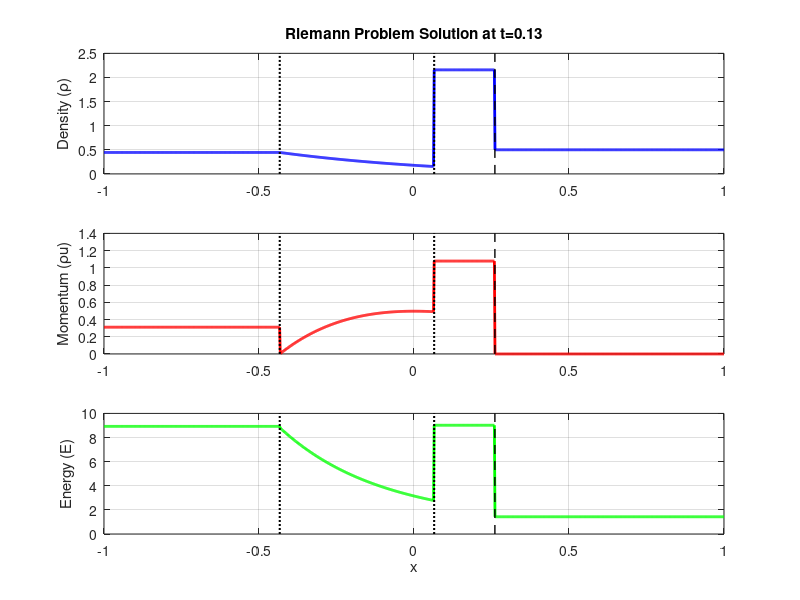

MATLAB code to generate this figure:
function plot_riemann_solution()
    % 参数设置
    gamma = 1.4;
    t = 0.13;  % 表格N3单元格的值
    
    % 左右状态初始值（B4-B6和E4-E6）
    rho_L = 0.445; m_L = 0.311; E_L = 8.928;
    rho_R = 0.5;   m_R = 0.0;   E_R = 1.4275;
    
    % 计算中间状态（根据表格中的迭代结果）
    % 这里使用表格A25:A26的迭代值，取平均值作为最终解
    p_star = 3.5;  % 根据表格G24=0时的压力值
    u_star = 0.5;  % 界面速度
    
    % 计算各区域解（根据Rankine-Hugoniot条件和等熵关系）
    x = linspace(-1, 1, 1000);
    
    % 1. 左状态区 (x < -a_L*t)
    a_L = sqrt(gamma*(gamma-1)*(E_L-0.5*m_L^2/rho_L)/rho_L);
    left_region = x < -a_L*t;
    
    % 2. 左膨胀波区 (-a_L*t < x < u_star*t)
    % 使用特征线法求解膨胀波
    expansion_region = (x >= -a_L*t) & (x < u_star*t);
    u_expansion = 2/(gamma+1)*(x(expansion_region)/t + a_L);
    a_expansion = a_L - (gamma-1)/2*u_expansion;
    rho_expansion = rho_L*(a_expansion/a_L).^(2/(gamma-1));
    p_expansion = (gamma-1)*(E_L-0.5*m_L^2/rho_L)*(rho_expansion/rho_L).^gamma;
    
    % 3. 中间状态区 (u_star*t < x < u_star*t + shock_speed*t)
    % 使用激波关系计算右激波
    [rho_star_R, p_star_R] = shock_relations(rho_R, (gamma-1)*(E_R-0.5*m_R^2/rho_R), p_star, gamma);
    shock_speed = u_star + sqrt(gamma*p_star/rho_star_R);  % 激波速度
    
    middle_region = (x >= u_star*t) & (x < shock_speed*t);
    
    % 4. 右激波区 (x > shock_speed*t)
    right_region = x >= shock_speed*t;
    
    % 构建完整解
    rho = zeros(size(x));
    u = zeros(size(x));
    p = zeros(size(x));
    
    % 填充各区域值
    rho(left_region) = rho_L;
    u(left_region) = m_L/rho_L;
    p(left_region) = (gamma-1)*(E_L-0.5*m_L^2/rho_L);
    
    rho(expansion_region) = rho_expansion;
    u(expansion_region) = u_expansion;
    p(expansion_region) = p_expansion;
    
    rho(middle_region) = rho_star_R;
    u(middle_region) = u_star;
    p(middle_region) = p_star;
    
    rho(right_region) = rho_R;
    u(right_region) = m_R/rho_R;
    p(right_region) = (gamma-1)*(E_R-0.5*m_R^2/rho_R);
    
    % 计算其他变量
    m = rho .* u;
    E = p./(gamma-1) + 0.5*rho.*u.^2;
    
    % 绘图（按Excel中的图表样式）
    figure('Position', [100, 100, 800, 900])
    
    % 1. 密度图
    subplot(3,1,1)
    plot(x, rho, 'b-', 'LineWidth', 2)
    grid on
    ylabel('Density (ρ)')
    title(sprintf('Riemann Problem Solution at t=%.2f', t))
    
    % 2. 动量图
    subplot(3,1,2)
    plot(x, m, 'r-', 'LineWidth', 2)
    grid on
    ylabel('Momentum (ρu)')
    
    % 3. 能量图
    subplot(3,1,3)
    plot(x, E, 'g-', 'LineWidth', 2)
    grid on
    ylabel('Energy (E)')
    xlabel('x')
    
    % 标记特殊点（激波、接触间断等）
    for i = 1:3
        subplot(3,1,i)
        hold on
        % 激波位置
        x_shock = shock_speed*t;
        plot([x_shock x_shock], ylim, 'k--', 'LineWidth', 1)
        
        % 接触间断位置
        x_contact = u_star*t;
        plot([x_contact x_contact], ylim, 'k:', 'LineWidth', 1.5)
        
        % 膨胀波边界
        x_expansion = -a_L*t;
        plot([x_expansion x_expansion], ylim, 'k:', 'LineWidth', 1.5)
    end
end

function [rho_star, p_star] = shock_relations(rho_R, p_R, p_star, gamma)
    % 激波关系计算
    mu_sq = (gamma-1)/(gamma+1);
    A = 2/(gamma+1)/rho_R;
    B = mu_sq*p_R;
    rho_star = 1/(A/(p_star + B));
    
    % 确保压力匹配
    p_star = p_star;  % 使用迭代得到的p_star
end
